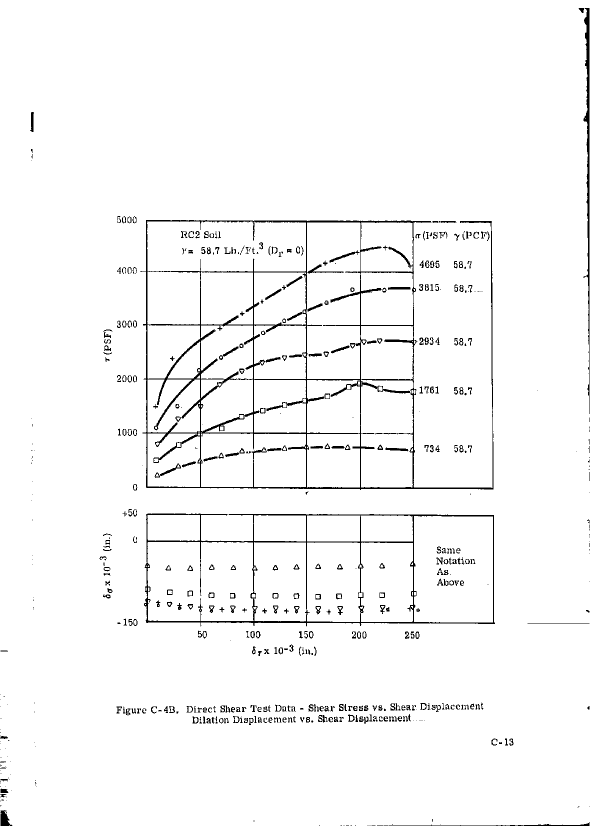
#> input picture img/1968-vol2/p0127.png, 1196 x 1653 px, found by its file name (shown at 1/2 size)
$ python trace_curves.py
#> lines starting #> are read from the running program, lines starting #| are printed output that depends on the picture; after the words box and inside, x2 and y2 are one past the last pixel; in counts of white or black regions, pixels touching at a corner belong together
"""Sample the drawn curves of the upper panel (FC-4B, p0127.png) at columns about every 29 px
(5 thousandths of an inch), following each curve from its first marker to the right frame.
At each column the dark runs are listed; the run nearest the prediction (linear extrapolation
from the previous two samples) is taken. Columns within 8 px of a vertical gridline are shifted;
columns within 20 px of one of the series' own markers are shifted away from the marker, so a
symbol is never read as line. Runs that coincide with a horizontal gridline, that are shared
with another series' prediction, or that are unusually thick are flagged in the note.
Writes out/FC-4B/helpers/traces_p1.csv. Run from the FC-4B workspace root."""
import csv, json, sys
import numpy as np
from PIL import Image

sys.path.insert(0, 'out/FC-4B/helpers')
from seeds import P1

im = np.array(Image.open('packet/p0127.png').convert('L'))
#> im is the input picture: shape (1653, 1196); 97% white; 568 black regions (193 under 20 px), largest, box (x1, y1, x2, y2) and area: (281, 440, 987, 980) 24376, (288, 1027, 990, 1253) 8893, (1167, 16, 1179, 828) 3302
dark = im < 128
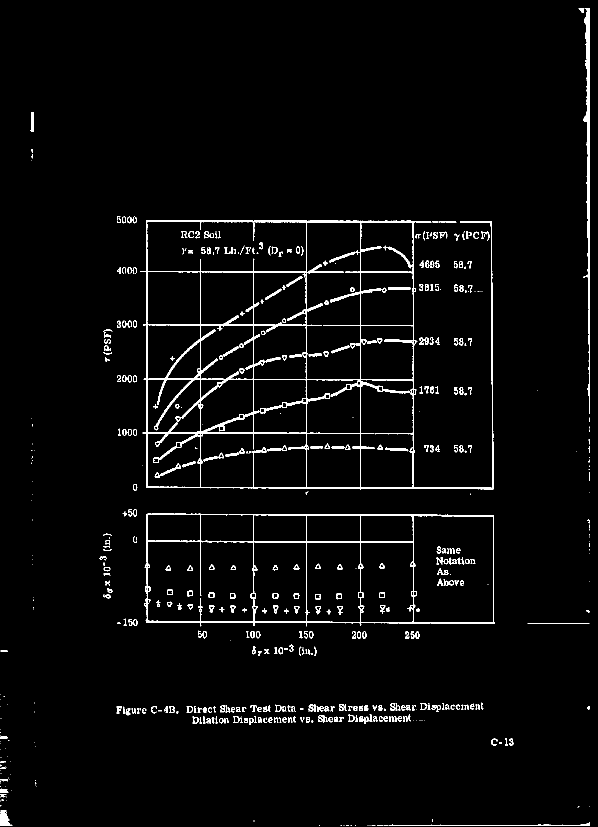
#> dark: shape (1653, 1196) bool (shown at 1/2 size); 3% white; 568 white regions (193 under 20 px), largest, box (x1, y1, x2, y2) and area: (281, 440, 987, 980) 24376, (288, 1027, 990, 1253) 8893, (1167, 16, 1179, 828) 3302
#> (the run stopped early here; a loop or call above may not have finished)

$ run again, with img/1968-vol2/p0003.png copied over img/1968-vol2/p0127.png
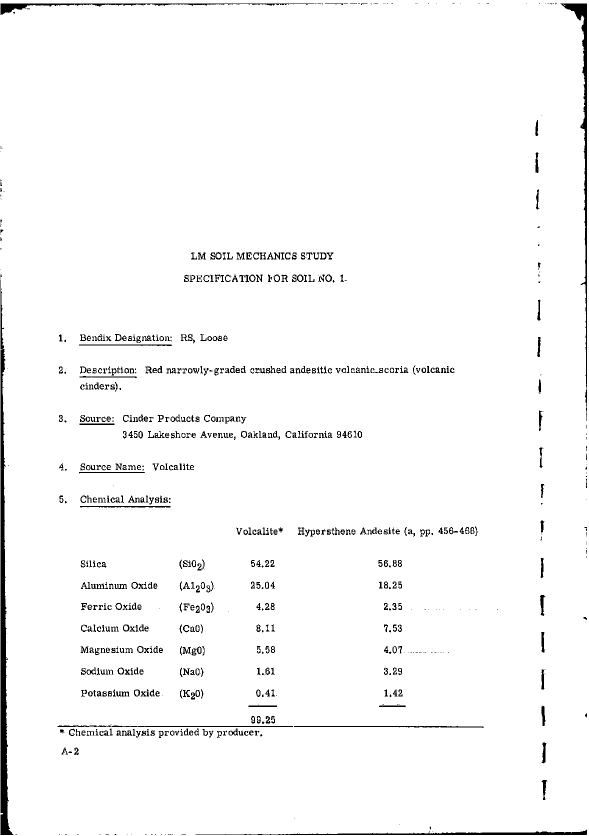
#> input picture img/1968-vol2/p0003.png, 1178 x 1671 px, found by its file name (shown at 1/2 size)
#> im is the input picture: shape (1671, 1178); 97.2% white; 763 black regions (242 under 20 px), largest, box (x1, y1, x2, y2) and area: (1, 560, 27, 1670) 9966, (1121, 7, 1174, 842) 4423, (391, 1659, 1174, 1670) 2632
#> `dark = im < 128`:
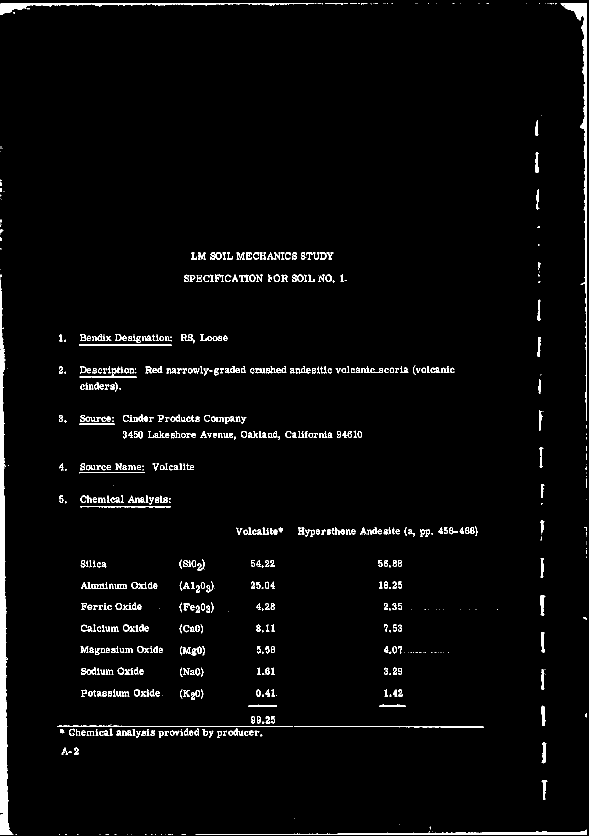
#> dark: shape (1671, 1178) bool (shown at 1/2 size); 2.8% white; 763 white regions (242 under 20 px), largest, box (x1, y1, x2, y2) and area: (1, 560, 27, 1670) 9966, (1121, 7, 1174, 842) 4423, (391, 1659, 1174, 1670) 2632

$ run again, with img/1968-vol2/p0004.png copied over img/1968-vol2/p0127.png
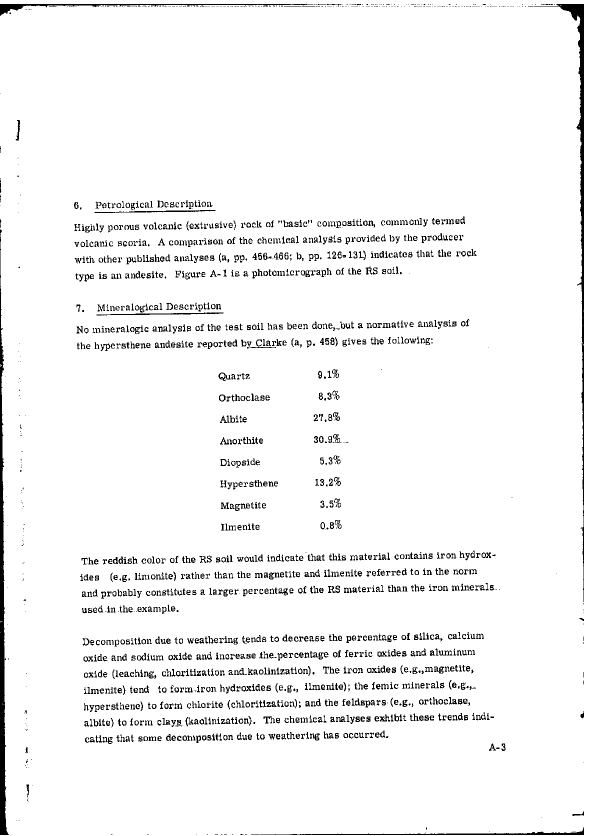
#> input picture img/1968-vol2/p0004.png, 1178 x 1671 px, found by its file name (shown at 1/2 size)
#> im is the input picture: shape (1671, 1178); 95.6% white; 1799 black regions (547 under 20 px), largest, box (x1, y1, x2, y2) and area: (0, 458, 18, 1670) 8020, (1068, 8, 1168, 1204) 6629, (0, 8, 627, 32) 2191
#> `dark = im < 128`:
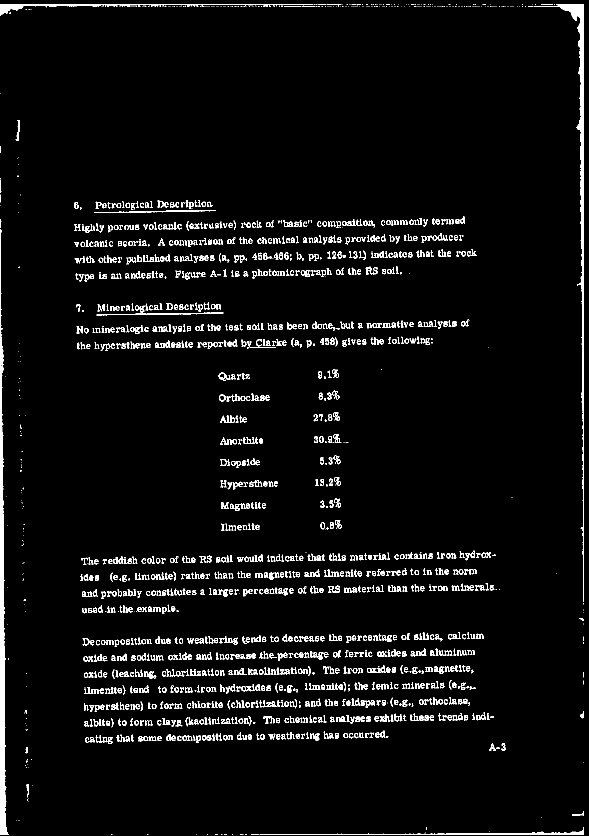
#> dark: shape (1671, 1178) bool (shown at 1/2 size); 4.4% white; 1799 white regions (547 under 20 px), largest, box (x1, y1, x2, y2) and area: (0, 458, 18, 1670) 8020, (1068, 8, 1168, 1204) 6629, (0, 8, 627, 32) 2191

$ run again, with img/1968-vol2/p0005.png copied over img/1968-vol2/p0127.png
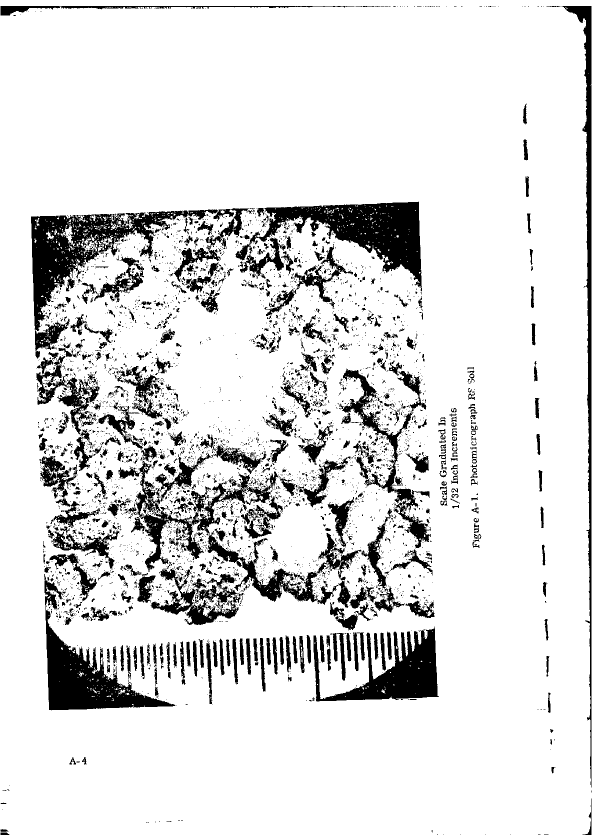
#> input picture img/1968-vol2/p0005.png, 1196 x 1671 px, found by its file name (shown at 1/2 size)
#> im is the input picture: shape (1671, 1196); 87.1% white; 4872 black regions (4265 under 20 px), largest, box (x1, y1, x2, y2) and area: (62, 418, 468, 717) 24967, (471, 403, 844, 582) 23679, (88, 1148, 350, 1421) 19021
#> `dark = im < 128`:
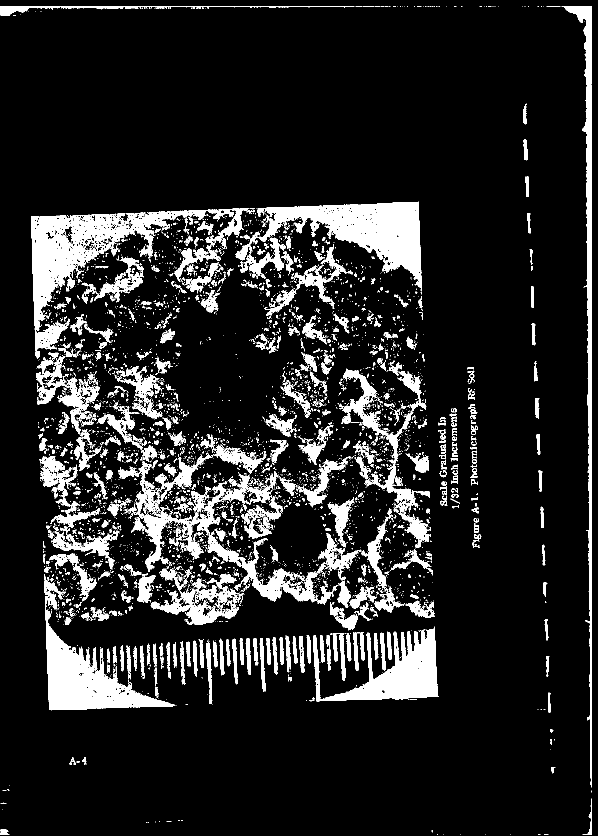
#> dark: shape (1671, 1196) bool (shown at 1/2 size); 12.9% white; 4872 white regions (4265 under 20 px), largest, box (x1, y1, x2, y2) and area: (62, 418, 468, 717) 24967, (471, 403, 844, 582) 23679, (88, 1148, 350, 1421) 19021
